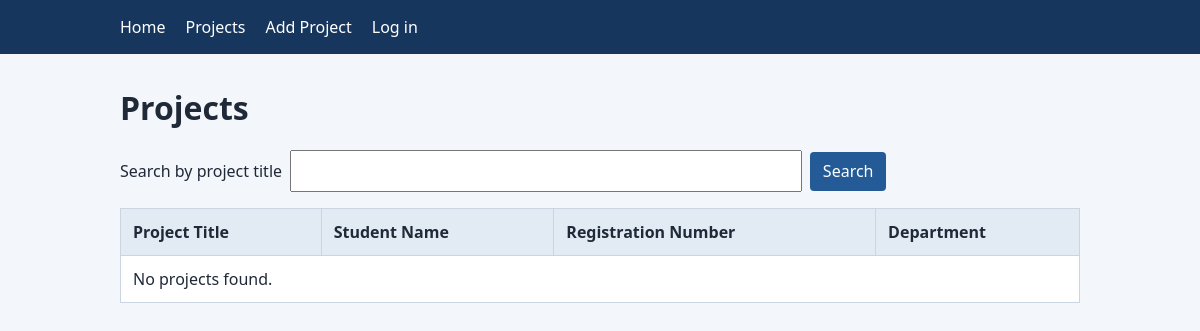
The app's page /projects/, older data.
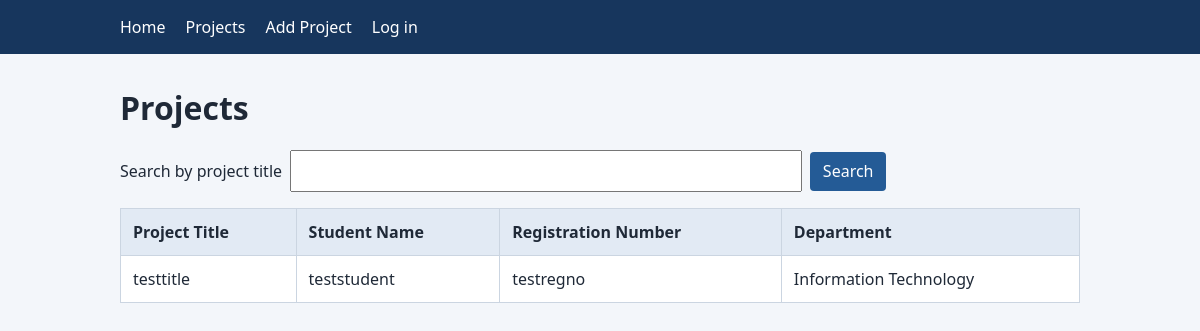
The same page, newer data.
### projects/models.py (models this page shows, shortened)
class Project(models.Model):
    title = models.CharField(max_length=200)
    student_name = models.CharField(max_length=150)
    registration_number = models.CharField(max_length=30)
    description = models.TextField()
    date_submitted = models.DateTimeField(auto_now_add=True)
    department = models.ForeignKey(
        Department,
        on_delete=models.CASCADE,
        related_name="projects",
    )

class Department(models.Model):
    name = models.CharField(max_length=100)
    description = models.TextField()

### projects/views.py (the view)
# urls.py: path('projects/', views.project_list, name='project_list'),
def project_list(request):
    query = request.GET.get("q", "").strip()
    projects = Project.objects.select_related("department").order_by("-date_submitted")
    if query:
        projects = projects.filter(title__icontains=query)
    return render(
        request,
        "projects/project_list.html",
        {"projects": projects, "query": query},
    )

### projects/templates/projects/project_list.html (shortened to what this page needs)
{% extends "projects/base.html" %}
{% block content %}
    <h1>Projects</h1>
    <form class="search-form" method="get" action="{% url 'project_list' %}">
        <label for="project-search">Search by project title</label>
        <input id="project-search" type="search" name="q" value="{{ query }}">
        <button type="submit">Search</button>
    </form>
    <div class="table-wrap">
        <table class="project-table">
            <thead>
                <tr>
                    <th scope="col">Project Title</th>
                    <th scope="col">Student Name</th>
                    <th scope="col">Registration Number</th>
                    <th scope="col">Department</th>
                </tr>
            </thead>
            <tbody>
                {% for project in projects %}
                    <tr>
                        <td>{{ project.title }}</td>
                        <td>{{ project.student_name }}</td>
                        <td>{{ project.registration_number }}</td>
                        <td>{{ project.department.name }}</td>
                    </tr>
                {% empty %}
                    <tr>
                        <td colspan="{% if user.is_authenticated %}5{% else %}4{% endif %}">
                            No projects found.
                        </td>
                    </tr>
                {% endfor %}
            </tbody>
        </table>
    </div>
{% endblock %}

### projects/templates/projects/base.html (shortened to what this page needs)
{% load static %}
<!doctype html>
<html lang="en">
<head>
    <link rel="stylesheet" href="{% static 'projects/css/style.css' %}">
</head>
<body>
    <header>
        <nav class="site-nav" aria-label="Main navigation">
            <a href="{% url 'home' %}">Home</a>
            <a href="{% url 'project_list' %}">Projects</a>
            <a href="{% url 'project_create' %}">Add Project</a>
            {% if user.is_authenticated %}
                <span class="nav-user">Signed in as {{ user.get_username }}</span>
                <form class="nav-logout" method="post" action="{% url 'logout' %}">
                    {% csrf_token %}
                    <button type="submit">Log out</button>
                </form>
            {% else %}
                <a href="{% url 'login' %}">Log in</a>
            {% endif %}
        </nav>
    </header>
    <main class="container">
        {% block content %}{% endblock %}
    </main>
</body>
</html>

### projects/static/projects/css/style.css (style rules this page uses)
:root { color-scheme: light; font-family: system-ui, sans-serif; color: #1f2937; background: #f3f6fa; }
body { margin: 0; }
.site-nav { display: flex; align-items: center; gap: 1.25rem; padding: 1rem max(1rem, calc((100% - 960px) / 2)); background: #17365d; }
.site-nav a, .site-nav button { color: #fff; font: inherit; }
.site-nav a { text-decoration: none; }
.container { max-width: 960px; margin: 2rem auto; padding: 0 1rem; }
.button, button { display: inline-block; border: 0; border-radius: 4px; padding: 0.55rem 0.8rem; background: #245b96; color: #fff; font: inherit; text-decoration: none; cursor: pointer; }
.search-form, .project-form { margin: 1rem 0; }
.search-form { display: flex; align-items: center; gap: 0.5rem; flex-wrap: wrap; }
.project-form input, .project-form select, .project-form textarea, .search-form input { box-sizing: border-box; width: 100%; max-width: 32rem; padding: 0.5rem; font: inherit; }
.table-wrap { overflow-x: auto; }
.project-table { width: 100%; border-collapse: collapse; background: #fff; }
.project-table th, .project-table td { border: 1px solid #cbd5e1; padding: 0.75rem; text-align: left; }
.project-table th { background: #e2eaf4; }

Row changes from the older to the newer data that the page shows:
added Project: title "testtitle", student_name "teststudent", registration_number "testregno", department.name "Information Technology"
Text that changed along with them:
text no longer shown: "No projects found."
